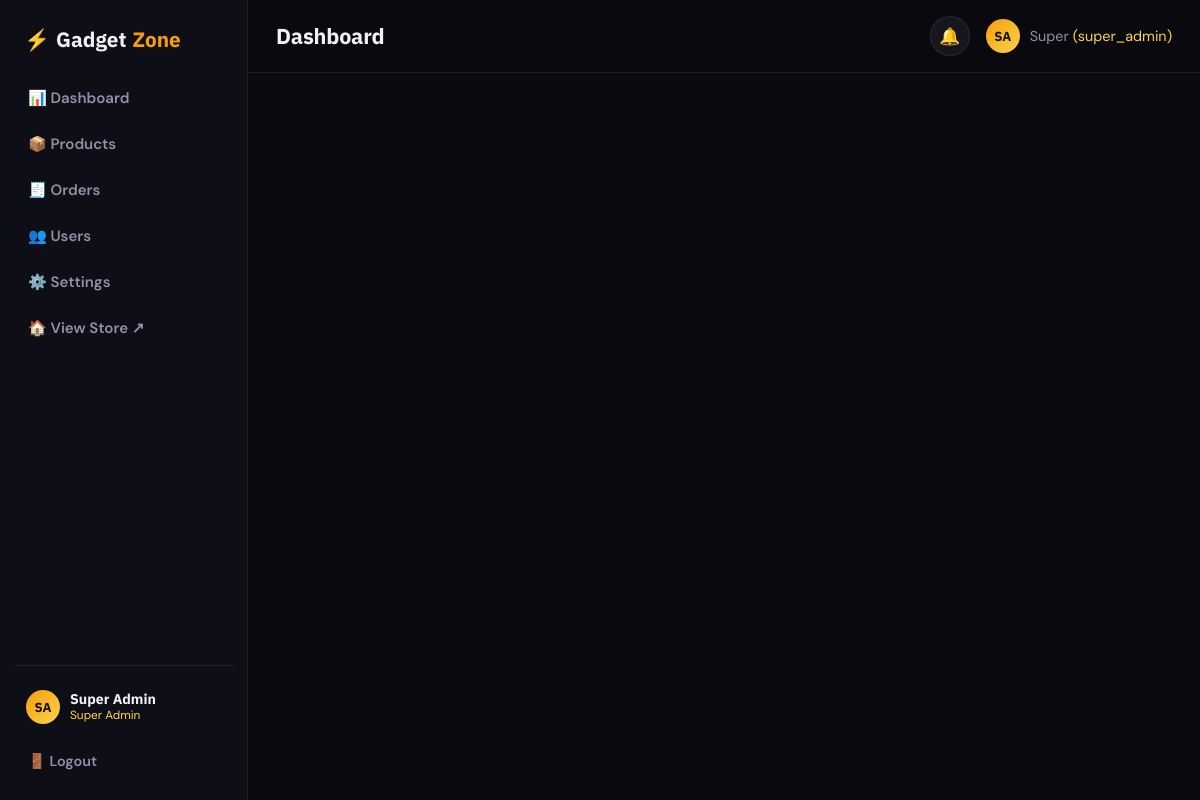
/admin/layout.php (signed in), run on the app's committed database.
### tables this page shows
CREATE TABLE IF NOT EXISTS users (
    id         INT AUTO_INCREMENT PRIMARY KEY,
    first_name VARCHAR(80)  NOT NULL,
    last_name  VARCHAR(80)  NOT NULL,
    email      VARCHAR(150) NOT NULL UNIQUE,
    password   VARCHAR(255) NOT NULL,
    phone      VARCHAR(20),
    address    TEXT,
    city       VARCHAR(100),
    avatar     VARCHAR(255) DEFAULT NULL,
    role       ENUM('member','admin','super_admin') DEFAULT 'member',
    created_at TIMESTAMP DEFAULT CURRENT_TIMESTAMP
);

### includes/db.php (called while the page is built, shortened)
<?php
$conn = mysqli_init();
$conn->set_charset('utf8mb4');
function url($path = '')
{
    return BASE_URL . '/' . ltrim($path, '/');
}
require_once __DIR__ . '/functions.php';

### includes/functions.php (called while the page is built, shortened)
<?php
function e($data)
{
    return htmlspecialchars((string)$data, ENT_QUOTES, 'UTF-8');
}
function isLoggedIn()
{
    return isset($_SESSION['user_id']) && (int)$_SESSION['user_id'] > 0;
}
function getCurrentUser()
{
    global $conn;
    $id   = (int)$_SESSION['user_id'];
    $stmt = $conn->prepare("SELECT * FROM users WHERE id=? LIMIT 1");
    $stmt->bind_param('i', $id);
    $stmt->execute();
    $user = $stmt->get_result()->fetch_assoc();
    return $user ?: null;
}
function initials($first, $last = '')
{
    $a = mb_substr(trim($first), 0, 1);
    $b = mb_substr(trim($last), 0, 1);
    return strtoupper($a . $b) ?: 'U';
}
    ob_start(); ?>

### admin/layout.php (the view, shortened to what this page needs)
<?php
require_once __DIR__ . '/../includes/db.php';
$admin = getCurrentUser();
$__current = basename($_SERVER['PHP_SELF']);
$__cssVer  = @filemtime(__DIR__ . '/admin.css') ?: time();
?>
<!DOCTYPE html>
<html lang="en">
<head>
    <link rel="stylesheet" href="<?= url('admin/admin.css') ?>?v=<?= $__cssVer ?>">
</head>
<body data-base="<?= e(BASE_URL) ?>">
<div class="admin-shell">
    <aside class="admin-sidebar" id="adminSidebar">
        <a class="admin-brand" href="<?= url('index.php') ?>" title="Back to storefront">
            <span class="brand-mark">⚡</span> Gadget<span class="brand-accent">Zone</span>
        </a>
        <nav class="admin-nav">
            <a href="<?= url('admin/index.php') ?>"    class="<?= $__current==='index.php'?'active':'' ?>">📊 Dashboard</a>
            <a href="<?= url('admin/products.php') ?>" class="<?= $__current==='products.php'?'active':'' ?>">📦 Products</a>
            <a href="<?= url('admin/orders.php') ?>"   class="<?= $__current==='orders.php'?'active':'' ?>">
                🧾 Orders
            </a>
            <a href="<?= url('admin/users.php') ?>"    class="<?= $__current==='users.php'?'active':'' ?>">👥 Users</a>
            <a href="<?= url('admin/settings.php') ?>" class="<?= $__current==='settings.php'?'active':'' ?>">⚙️ Settings</a>
            <a href="<?= url('index.php') ?>" target="_blank" rel="noopener">🏠 View Store ↗</a>
        </nav>
        <div class="admin-sidebar-foot">
            <div class="admin-sidebar-user">
                <span class="avatar-mini"><?= e(initials($admin['first_name'], $admin['last_name'])) ?></span>
                <div class="sb-user-meta">
                    <strong><?= e($admin['first_name'] . ' ' . $admin['last_name']) ?></strong>
                    <span><?= e(str_replace('_', ' ', $admin['role'])) ?></span>
                </div>
            </div>
            <a href="<?= url('pages/logout.php') ?>" class="logout-link">🚪 Logout</a>
        </div>
    </aside>
    <div class="admin-main">
        <header class="admin-topbar">
            <h1 class="admin-page-title"><?= isset($admin_title) ? e($admin_title) : 'Dashboard' ?></h1>
            <a class="topbar-bell" href="<?= url('admin/orders.php?status=pending') ?>" title="Pending orders">
                🔔
            </a>
            <div class="admin-user">
                <span class="avatar-mini"><?= e(initials($admin['first_name'], $admin['last_name'])) ?></span>
                <span class="admin-user-name"><?= e($admin['first_name']) ?> <em>(<?= e($admin['role']) ?>)</em></span>
            </div>
        </header>
        <div class="admin-body">

### admin/admin.css (style rules this page uses)
:root { --bg:#0a0a0f; --bg-2:#0e0e16; --surface:#16161f; --surface-2:#1d1d29; --border:rgba(255,255,255,.08); --border-strong:rgba(255,255,255,.16); --text:#f0f0f5; --text2:#9090a8; --accent:#f59e0b; --accent-light:#fcd34d; --accent-dim:rgba(245,158,11,.14); --green:#34d399; --red:#f87171; --blue:#60a5fa; --purple:#a78bfa; --radius:12px; --radius-sm:8px; --font-head:'IBM Plex Sans',system-ui,sans-serif; --font-body:'DM Sans',system-ui,sans-serif; --shadow:0 10px 40px rgba(0,0,0,.5); }
*,*::before,*::after { box-sizing:border-box; }
body { margin:0;background:var(--bg);color:var(--text);font-family:var(--font-body);-webkit-font-smoothing:antialiased; }
h1,h2,h3,h4 { font-family:var(--font-head);font-weight:800;letter-spacing:-.01em;margin:0 0 .4em; }
a { color:inherit;text-decoration:none; }
.admin-shell { display:grid;grid-template-columns:248px 1fr;min-height:100vh; }
.admin-sidebar { background:var(--bg-2);border-right:1px solid var(--border);display:flex;flex-direction:column;padding:20px 14px;position:sticky;top:0;height:100vh; }
.admin-brand { display:flex;align-items:center;gap:6px;font-family:var(--font-head);font-weight:800;font-size:1.3rem;padding:6px 10px 18px; }
.admin-brand .brand-mark { color:var(--accent); }
.admin-brand .brand-accent { color:var(--accent); }
.admin-nav { display:flex;flex-direction:column;gap:4px;margin-top:6px; }
.admin-nav a { padding:11px 14px;border-radius:var(--radius-sm);color:var(--text2);font-weight:600;font-size:.94rem;transition:background .15s,color .15s; }
.admin-sidebar-foot { margin-top:auto;display:flex;flex-direction:column;gap:4px;padding-top:14px;border-top:1px solid var(--border); }
.admin-sidebar-foot a { padding:10px 14px;border-radius:var(--radius-sm);color:var(--text2);font-weight:600;font-size:.9rem; }
.admin-main { min-width:0;display:flex;flex-direction:column; }
.admin-topbar { display:flex;align-items:center;gap:16px;padding:16px 28px;border-bottom:1px solid var(--border);background:rgba(10,10,15,.82);backdrop-filter:blur(12px);position:sticky;top:0;z-index:40; }
.admin-page-title { font-size:1.35rem;margin:0; }
.admin-user { margin-left:auto;display:flex;align-items:center;gap:10px; }
.admin-user-name { font-size:.9rem;color:var(--text2); }
.admin-user-name em { font-style:normal;color:var(--accent-light); }
.avatar-mini { display:inline-flex;align-items:center;justify-content:center;width:34px;height:34px;border-radius:50%;background:linear-gradient(135deg,var(--accent),var(--accent-light));color:#1a1207;font-weight:800;font-size:.82rem;font-family:var(--font-head); }
.admin-body { padding:28px;max-width:1200px;width:100%; }
.admin-nav a { position:relative;display:flex;align-items:center;justify-content:space-between; }
.admin-sidebar-user { display:flex;align-items:center;gap:10px;padding:10px 12px 14px; }
.sb-user-meta { display:flex;flex-direction:column;line-height:1.2;min-width:0; }
.sb-user-meta strong { font-family:var(--font-head);font-size:.88rem;white-space:nowrap;overflow:hidden;text-overflow:ellipsis;max-width:140px; }
.sb-user-meta span { color:var(--accent-light);font-size:.74rem;text-transform:capitalize; }
.topbar-bell { position:relative;display:inline-flex;align-items:center;justify-content:center;width:40px;height:40px;border-radius:50%;background:var(--surface);border:1px solid var(--border);margin-left:auto;font-size:1.05rem; }
.admin-user { margin-left:0; }

### data on the page
users: first_name+last_name "SA", first_name+last_name "Super Admin", role "Super Admin", first_name "Super", role "super_admin"
